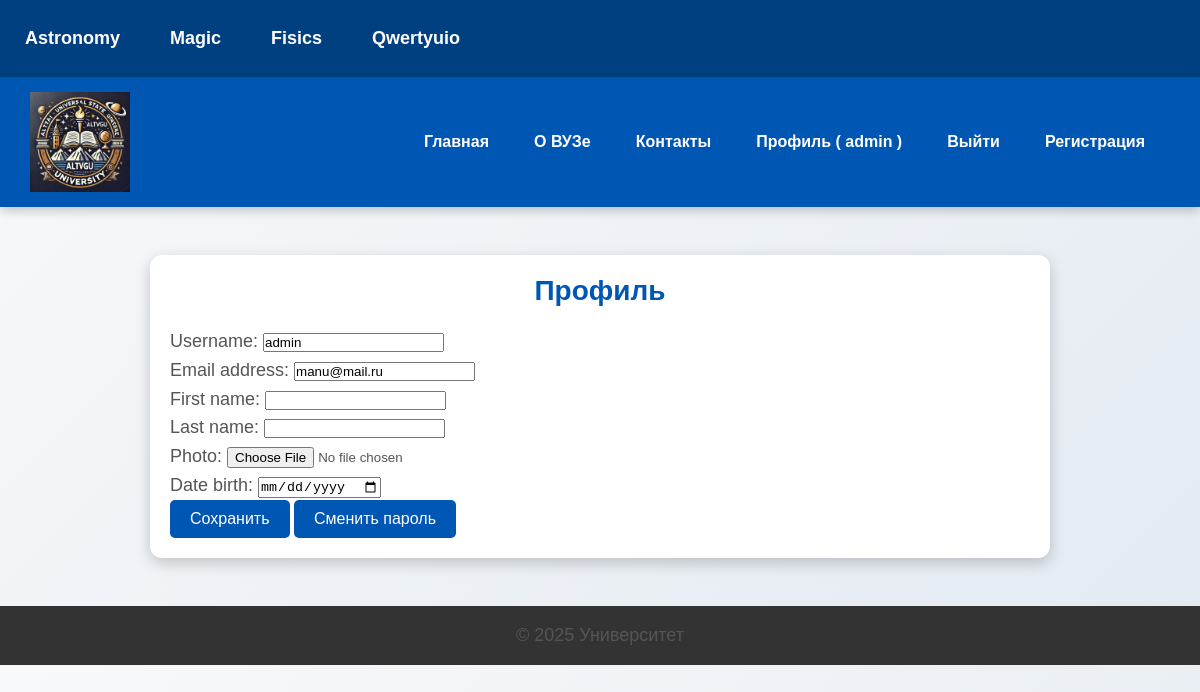
The page /profile/ (signed in) on the database its author committed.
### users/models.py (models this page shows, shortened)
class User(AbstractUser):
    photo = models.ImageField(upload_to='users/', blank=True, null=True)
    date_birth = models.DateField(null=True, blank=True)

### users/views.py (the view, shortened to what this page needs)
# urls.py: path('profile/', views.ProfileUser.as_view(), name='profile'),
class ProfileUser(LoginRequiredMixin, UpdateView):
    model = get_user_model()
    form_class = ProfileUserForm
    template_name = 'users/profile.html'
    extra_context = {'title': "Профиль пользователя"}
    def get_object(self, queryset=None):
        return self.request.user

### users/forms.py
class ProfileUserForm(forms.ModelForm):
    class Meta:
        model = get_user_model()
        fields = ['username', 'email', 'first_name', 'last_name', 'photo', 'date_birth']
        widgets = {
            'username': forms.TextInput(attrs={'class': 'form-input', 'readonly': True}),
            'email': forms.EmailInput(attrs={'class': 'form-input', 'readonly': True}),
            'first_name': forms.TextInput(attrs={'class': 'form-input'}),
            'last_name': forms.TextInput(attrs={'class': 'form-input'}),
            'date_birth': forms.DateInput(attrs={'type': 'date', 'class': 'form-input'}),
        }

### university/templatetags/university_tags.py (called while the page is built)
@register.simple_tag
def get_categories():
    return cafs_db

### users/templates/users/profile.html (shortened to what this page needs)
{% extends 'base.html' %}
{% block content %}
<h1>Профиль</h1>
<form method="post" enctype="multipart/form-data">
    {% for f in form %}
        <p><label for="{{ f.id_for_label }}">{{ f.label }}: </label>{{ f }}</p>
    {% endfor %}
    <button type="submit">Сохранить</button>
    <button type="button" onclick="window.location.href='{% url 'users:change_password' %}'">
        Сменить пароль
    </button>
</form>
{% endblock %}

### templates/base.html (shortened to what this page needs)
<!DOCTYPE html>
<html lang="ru">
<head>
    {% load static %}
    {% load university_tags %}
    <link rel="stylesheet" href="{% static 'university/css/styles.css' %}">
</head>
<body>
{% get_categories as categories %}
<header class="categories-header">
    <nav>
        <ul class="categories-menu">
            {% for cat in categories %}
                <li><a href="#">{{ cat.name }}</a></li>
            {% endfor %}
        </ul>
    </nav>
</header>
    <header>
        <div class="logo-container">
            <img src="{% static 'university/images/logo.jpg' %}" alt="Логотип" class="logo">
        </div>
        <nav>
            <ul class="menu">
                <li><a href="{% url 'home' %}">Главная</a></li>
                <li><a href="{% url 'about' %}">О ВУЗе</a></li>
                <li><a href="{% url 'contact' %}">Контакты</a></li>
                {% if user.is_authenticated %}
                    <li><a href="{% url 'users:profile' %}">Профиль ( {{ user.username }} )</a></li>
                    <li><a href="{% url 'users:logout' %}">Выйти </a></li>
                {% else %}
                    <li><a href="{% url 'users:login' %}">Войти</a></li>
                {% endif %}
                <li><a href="{% url 'users:register' %}">Регистрация</a></li>
            </ul>
        </nav>
    </header>
    <main>
        <div class="container">
            {% block content %}
            {% endblock %}
        </div>
    </main>
    <footer>
        <p>© 2025 Университет</p>
    </footer>
</body>
</html>

### university/static/university/css/styles.css (style rules this page uses)
* { box-sizing: border-box; margin: 0; padding: 0; }
body { font-family: 'Arial', sans-serif; background: linear-gradient(135deg, #f8f9fa, #e3eaf2); color: #333; }
header { display: flex; align-items: center; justify-content: space-between; background: #0056b3; padding: 15px 30px; color: white; box-shadow: 0 4px 10px rgba(0, 0, 0, 0.2); }
.logo-container { display: flex; align-items: center; }
.logo { height: 100px; width: auto; margin-right: 15px; transition: transform 0.3s ease-in-out; }
nav { background: transparent; padding: 10px; }
.menu { list-style: none; display: flex; gap: 15px; }
.menu a { text-decoration: none; color: white; font-size: 1rem; font-weight: bold; padding: 10px 15px; border-radius: 5px; transition: background 0.3s, color 0.3s; display: block; }
.container { max-width: 900px; margin: 3rem auto; padding: 20px; background: white; border-radius: 12px; box-shadow: 0 5px 15px rgba(0, 0, 0, 0.2); animation: fadeIn 0.8s ease-in-out; }
h1 { text-align: center; color: #0056b3; font-size: 1.75rem; margin-bottom: 20px; animation: slideIn 0.6s ease-in-out; }
p { font-size: 1.125rem; line-height: 1.6; color: #555; }
button { background: #0056b3; color: white; padding: 10px 20px; border: none; border-radius: 5px; font-size: 1rem; cursor: pointer; transition: background 0.3s, transform 0.2s; }
.categories-header { background-color: #004080; padding: 10px 0; text-align: center; }
.categories-menu { list-style: none; display: flex; justify-content: center; gap: 20px; }
.categories-menu a { color: white; text-decoration: none; font-size: 1.125rem; font-weight: bold; padding: 8px 15px; border-radius: 5px; transition: background 0.3s; display: block; }
footer { text-align: center; padding: 15px; background: #333; color: white; margin-top: 2rem; }

### rows shown on the page
User: username "admin", form "admin" "manu@mail.ru"

### other values the page prints
{{ cat.name }} "Astronomy" "Magic" "Fisics" "Qwertyuio"
{{ f.label }} "Username" "Email address" "First name" "Last name" "Photo" "Date birth"
